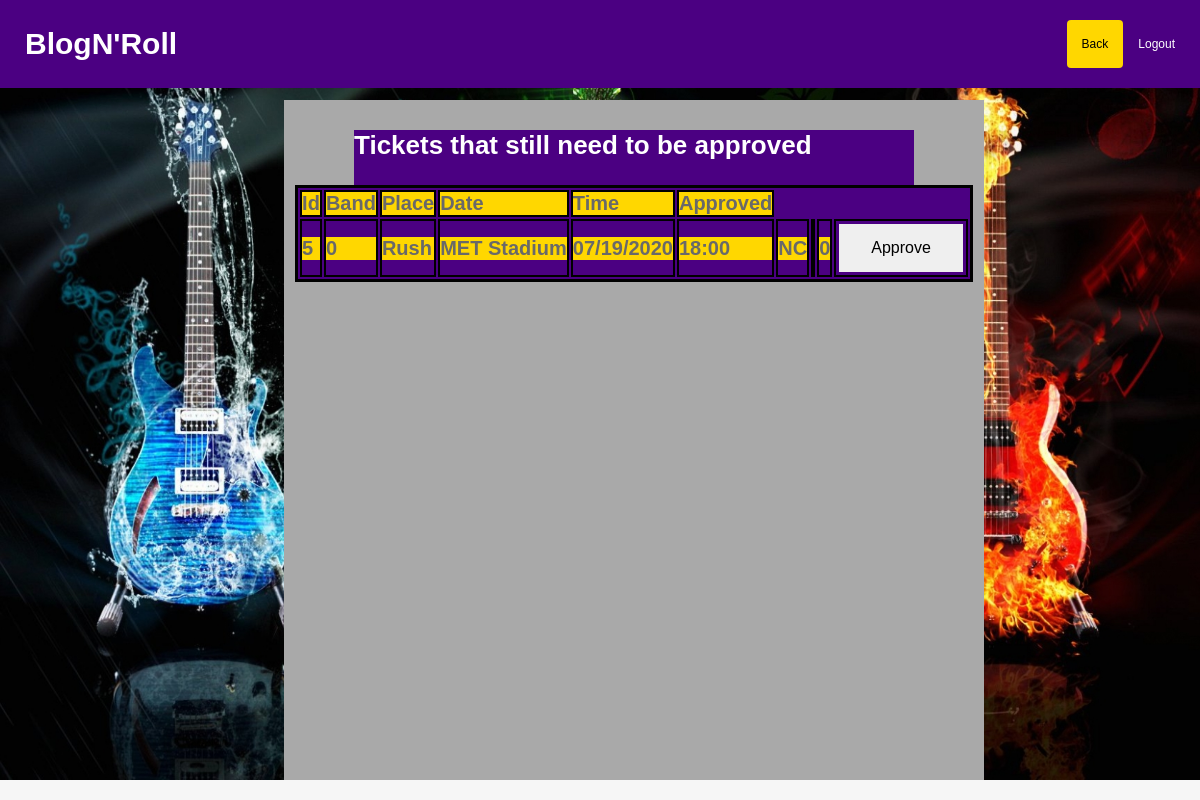
Screenshot of /ticketApproval.php with the database file from the repository.
### tables this page shows
CREATE TABLE `concert` (
  `ConcertID` int(15) NOT NULL,
  `BandID` int(15) NOT NULL,
  `Band` varchar(20) NOT NULL,
  `Place` varchar(40) NOT NULL,
  `conDate` varchar(10) NOT NULL,
  `conTime` varchar(10) NOT NULL,
  `approved` varchar(3) NOT NULL,
  `price` varchar(8) NOT NULL,
  `Quantity` int(5) NOT NULL
);

### included.php (called while the page is built, shortened)
<?php
	include 'database/connection.php';
	include 'classes/admin.php';
	global $pdo;
	$adminClass = new Admin ($pdo);
?>

### admin.php (called while the page is built, shortened)
<?php
class Admin{
	protected $pdo;
 	public function __construct($pdo){
	    $this->pdo = $pdo;
	}
	public function concertCall(){
		$stmt= $this->pdo->prepare('SELECT * FROM concert WHERE approved ="NC"');
		$stmt->execute();
		$conCall=$stmt->fetchAll(PDO::FETCH_OBJ);
		return $conCall;
	}
	public function convert_obj_to_arr($data) {
	    if (is_object($data)) {
	        $data = get_object_vars($data);
	    }
	    if (is_array($data)) {
	        return array_map(array($this,'convert_obj_to_arr'), $data);
	    }
	    else {
	        return $data;
	    }
	}
}
?>

### ticketApproval.php (the view, shortened to what this page needs)
<?php
	include 'included.php';
?>
<html>
	<head>
		<link rel="stylesheet" href="https://cdnjs.cloudflare.com/ajax/libs/font-awesome/4.6.3/css/font-awesome.css"/>
		<link rel="stylesheet" href="starterPageDesign.css"/>
		<link rel="stylesheet" href="BRdesign.css"/>
	</head>
	<body>
		<div class="wrapper">
			<div class="header">
				<a href="#default" class="logo">BlogN'Roll</a>
 				 <div class="header-right">
    				<a class="active" href="adminPage.php">Back</a>
   					 <a href="#about">Logout</a>
  				</div>
			</div>
				<div class="Center">
					<br><br>
					<p>Tickets that still need to be approved</p>
					<?php $unapproved=$adminClass->concertCall();
						$unapproved=$adminClass->convert_obj_to_arr($unapproved);
					 ?>
					<table border=1>
						<tr>
							<th><h4>Id</h4></th>
							<th><h4>Band</h4></th>
							<th><h4>Place</h4></th>
							<th><h4>Date</h4></th>
							<th><h4>Time</h4></th>
							<th><h4>Approved</h4></th>
						</tr>
						<?php
						foreach($unapproved as $unapp){
							echo"<tr>";
							foreach($unapp as $key=>$row){
									if($key=="ConcertID"){
										$id=$row;
									}
									echo"<td><h4>".$row."</h4></td>";
								}
								?>
								<td><form action="approve.php" method="get">
									<button name="approve"class="button"value="<?php echo $id; ?>"type= "submit">Approve</button>
								</form></td>
								</tr>
						<?php }?>
						</table>
			</div>
	</body>
</html>

### starterPageDesign.css (style rules this page uses)
* { margin: 0px auto; padding: 0px; font-family: Helvetica; }
body { font-family: Helvetica; font-size: 13px; background: #f6f6f6; }
.wrapper { width:100%; }

### BRDesign.css (style rules this page uses)
* { box-sizing: border-box; }
body { margin: 0; font-family: Arial, Helvetica, sans-serif; }
.header { overflow: hidden; background-color: #4B0082; padding: 20px 10px; }
.header a { float: left; color: white; text-align: center; padding: 15px; text-decoration: none; font-size: 12px; line-height: 18px; border-radius: 4px; }
.header a.logo { font-size: 30px; font-weight: bold; color:white; }
.header a.active { background-color: #FFD700; color: black; }
.header-right { float: right; }

### ticketApproval.php (style rules this page uses)
.Center { width:700px; height:680px; position: fixed; background-color: #A9A9A9; top: 25%; left: 32%; margin-top: -100px; margin-left: -100px; }
p { text-align:left; background-color:#4B0082; color:white; font-weight:bold; font-size:26px; width:80%; height:55px; }
h4 { text-align: left; background-color:#FFD700; color: #696969; font-weight: bold; font-size: 20px; }
table { background:#4B0082; border:3px solid black; }
tr { border:2px solid black; }
th { border:2px solid black; }
td { border:2px solid black; }
.button { border:3px solid #4B0082; color: black; float: right; padding: 15px 32px; text-align: center; text-decoration: none; display: inline-block; font-size: 16px; cursor: pointer; }

### rows the page displays
concert: ConcertID "5", BandID "0", Band "Rush", Place "MET Stadium", conDate "07/19/2020", conTime "18:00", approved "NC", Quantity "0"
